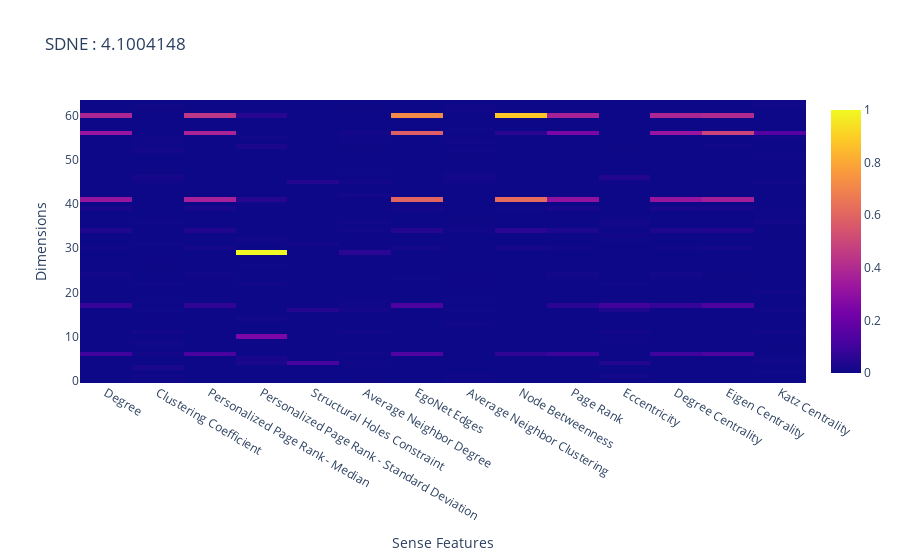
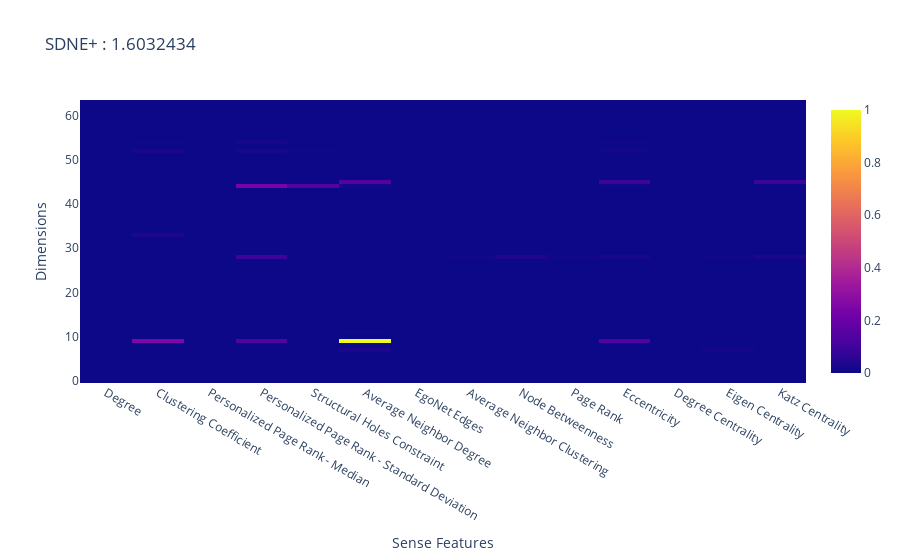

Notebook code for these charts, in order:
### Code cell
fig = go.Figure()
fig.add_trace(go.Heatmap(z = explain_og,
                         x = list(sense_feat_dict), 
                         ))
fig.update_layout(title_text = 'SDNE : ' + str(np.linalg.norm(explain_og, ord = 'nuc')), 
                  xaxis_title_text = 'Sense Features', 
                  yaxis_title_text = 'Dimensions')

fig.show()

fig = go.Figure()
fig.add_trace(go.Heatmap(z = explain_plus_init,
                         x = list(sense_feat_dict), 
                         ))
fig.update_layout(title_text = 'SDNE+ : ' + str(np.linalg.norm(explain_plus_init, ord = 'nuc')), 
                  xaxis_title_text = 'Sense Features', 
                  yaxis_title_text = 'Dimensions')

fig.show()

### Figure 1 — Plotly figure (JSON) as saved in the notebook; plotly's stock layout.template omitted (floating-point values rounded to 4 significant figures; data arrays with more than 128 entries replaced by an {"elided": "..."} marker saying what was removed)
{"data": [{"type": "heatmap", "x": ["Degree", "Clustering Coefficient", "Personalized Page Rank - Median", "Personalized Page Rank - Standard Deviation", "Structural Holes Constraint", "Average Neighbor Degree", "EgoNet Edges", "Average Neighbor Clustering", "Node Betweenness", "Page Rank", "Eccentricity", "Degree Centrality", "Eigen Centrality", "Katz Centrality"], "z": {"elided": "64x14 float values"}}], "layout": {"title": {"text": "SDNE : 4.1004148"}, "xaxis": {"title": {"text": "Sense Features"}}, "yaxis": {"title": {"text": "Dimensions"}}}}

### Figure 2 — Plotly figure (JSON) as saved in the notebook; plotly's stock layout.template omitted (floating-point values rounded to 4 significant figures; data arrays with more than 128 entries replaced by an {"elided": "..."} marker saying what was removed)
{"data": [{"type": "heatmap", "x": ["Degree", "Clustering Coefficient", "Personalized Page Rank - Median", "Personalized Page Rank - Standard Deviation", "Structural Holes Constraint", "Average Neighbor Degree", "EgoNet Edges", "Average Neighbor Clustering", "Node Betweenness", "Page Rank", "Eccentricity", "Degree Centrality", "Eigen Centrality", "Katz Centrality"], "z": {"elided": "64x14 float values"}}], "layout": {"title": {"text": "SDNE+ : 1.6032434"}, "xaxis": {"title": {"text": "Sense Features"}}, "yaxis": {"title": {"text": "Dimensions"}}}}
